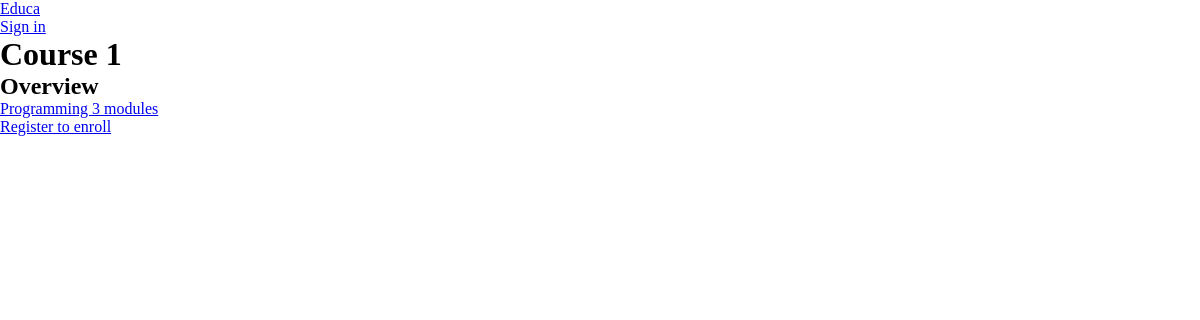
The app's page /courses/course1/, older data.
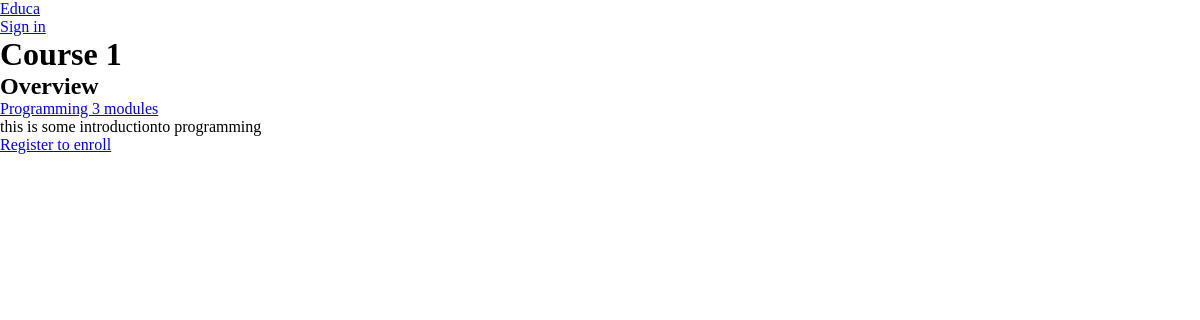
The same page, newer data.
### courses/models.py (models this page shows, shortened)
class Course(models.Model):
    owner = models.ForeignKey(User, related_name='courses', on_delete=models.CASCADE)
    subject = models.ForeignKey(Subject, related_name='courses_created', on_delete=models.CASCADE)
    title = models.CharField(max_length=200)
    slug = models.SlugField(max_length=200, unique=True)
    overview = models.TextField()
    created = models.DateTimeField(auto_now_add=True)
    students = models.ManyToManyField(User, related_name='courses_joined', blank=True)
    class Meta:
        ordering = ['-created']

### courses/views.py (the view)
# urls.py: path('<slug:slug>/', views.CourseDetailView.as_view(), name='course_detail'),
class CourseDetailView(DeleteView):
    model = Course
    template_name = 'courses/course/detail.html'
    def get_context_data(self, **kwargs):
        context = super().get_context_data(**kwargs)
        context['enroll_form'] = CourseEnrollForm(
            initial={'course': self.object}
        )
        return context

### templates/courses/course/detail.html (shortened to what this page needs)
{% extends 'base.html' %}
{% block content %}
    {% with subject=object.subject %}
        <h1>
            {{ object.title }}
        </h1>
        <div class="module">
            <h2>Overview</h2>
            <p>
                <a href="{% url 'course_list_subject' subject.slug %}">{{ subject.title }} {{ object.modules.count }}
                    modules</a>
            </p>
            {{ object.overview|linebreaks }}
            {% if request.user.is_authenticated %}
                <form action="{% url 'student_enroll_course' %}" method="POST">
                    {{ enroll_form }}
                    {% csrf_token %}
                    <input type="submit" value="Enrol now "/>
                </form>
            {% else %}
                <a href="{% url 'student_registration' %}">Register to enroll</a>
            {% endif %}
        </div>
    {% endwith %}
{% endblock %}

Row changes from the older to the newer data that the page shows:
changed Course "Course 1": overview (not shown) → "this is some introductionto programming"
